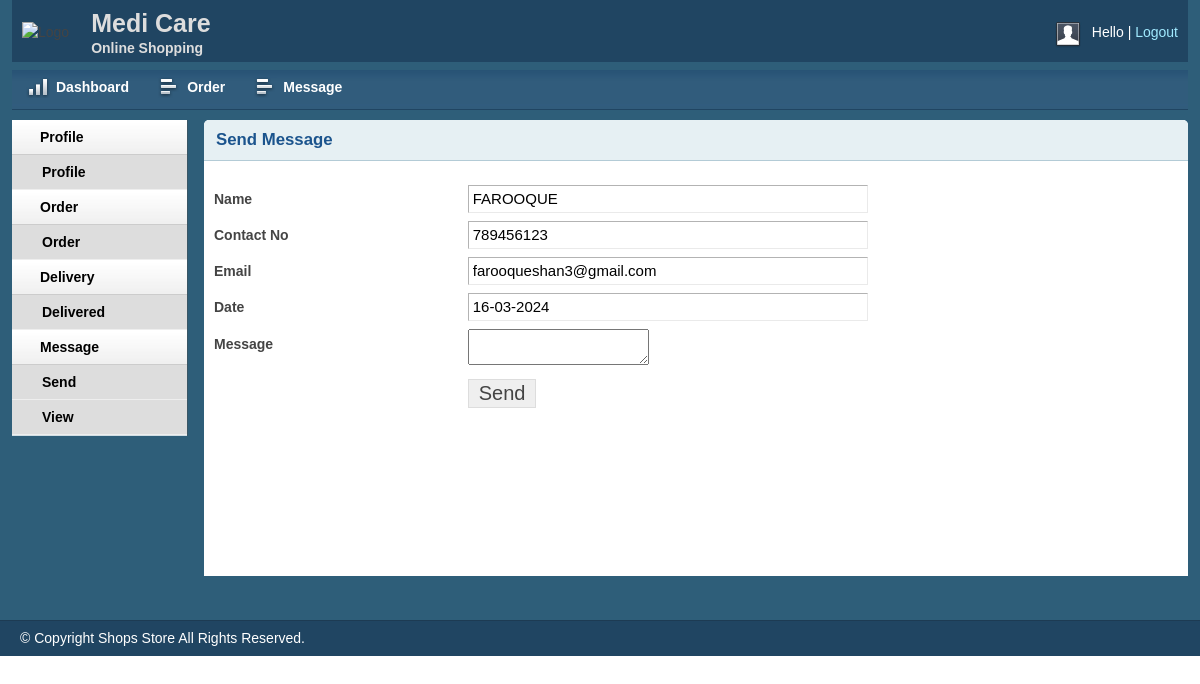
The app's page /apps/delivery/message_send.php (signed in) with its own data.
### tables this page shows
CREATE TABLE `tbl_delivery` (
  `log_id` int(11) NOT NULL,
  `log_user` varchar(200) NOT NULL,
  `name` varchar(255) NOT NULL,
  `address` text NOT NULL,
  `city` varchar(30) NOT NULL,
  `country` varchar(30) NOT NULL,
  `zip` varchar(30) NOT NULL,
  `phone` varchar(30) NOT NULL,
  `email` varchar(255) NOT NULL,
  `password` varchar(32) NOT NULL
);

### apps/delivery/message_send.php (the view, shortened to what this page needs)
<?php
include('db_connect/db.php');
	$Log_Id=$_SESSION['SESS_DELIVERY_ID'];
	$result = $db->prepare("select * from  tbl_delivery where log_user ='$Log_Id'");
	$result->execute();
	for($i=0; $row = $result->fetch(); $i++)
		{
			$name=$row["name"];
			$phone=$row["phone"];
			$email=$row["email"];
		}
?>
<?php include 'inc/header.php';?>
<?php include 'inc/sidebar.php';?>
<div class="grid_10">
    <div class="box round first grid">
        <h2>Send Message</h2>
        <div class="block">
         <form action="action/message_save.php" method="post" enctype="multipart/form-data">
            <table class="form">
                <tr>
                    <td>
                        <label>Name</label>
                    </td>
                    <td>
                        <input type="text" name="name" value="<?php echo $name;?>" class="medium" readonly />
                    </td>
                </tr>
                 <tr>
                    <td>
                        <label>Contact No</label>
                    </td>
                    <td>
                        <input type="text" name="phone" value="<?php echo $phone;?>" class="medium" readonly />
                    </td>
                </tr>
                <tr>
                    <td>
                        <label>Email</label>
                    </td>
                    <td>
                        <input type="email" name="email" value="<?php echo $email;?>" class="medium" readonly />
                    </td>
                </tr>
                 <tr>
                    <td>
                        <label>Date</label>
                    </td>
                    <td>
                        <input type="text" name="date"  class="medium" value="<?php echo date("d-m-Y");?>" readonly />
                    </td>
                </tr>
				 <tr>
                    <td style="vertical-align: top; padding-top: 9px;">
                        <label>Message</label>
                    </td>
                    <td>
                        <textarea class="tinymce" name="msge"></textarea>
                    </td>
                </tr>
				<tr>
                    <td></td>
                    <td>
                        <input type="submit" name="submit" Value="Send" />
                    </td>
                </tr>
            </table>
            </form>
        </div>
    </div>
</div>
<?php include 'inc/footer.php';?>

### apps/delivery/css/text.css (style rules this page uses)
body { font: 13px/1.5 Tahoma, Helvetica, Arial, 'Liberation Sans', FreeSans, sans-serif; }
h2 { font-size: 23px; }
p, dl, hr, h1, h2, h3, h4, h5, h6, ol, ul, pre, table, address, fieldset { margin-bottom: 20px; }

### apps/delivery/css/grid.css (style rules this page uses)
.grid_1, .grid_2, .grid_3, .grid_4, .grid_5, .grid_6, .grid_7, .grid_8, .grid_9, .grid_10, .grid_11, .grid_12, .grid_13, .grid_14, .grid_15, .grid_16 { display: inline; float: left; margin-left: 1%; margin-right: 1%; }
.container_12 .grid_10 { width: 81.333%; }

### apps/delivery/css/layout.css (style rules this page uses)
body { background: #fff none repeat scroll 0 0; color: #444; font-size: 14px; padding: 0; }
h1, h2, h3, h4, h5, h6 { line-height:1.2em; margin-bottom:.3em; }
h2 { margin-top:1em; }
.box { background:#fff; margin-bottom:20px; padding:10px 10px 10px 10px; margin-left:-8px; }
.box.grid { padding-bottom:40px; }
.box.round { -moz-border-radius: 5px 5px 0px 0px; -webkit-border-radius: 5px 5px 0px 0px; border-radius: 5px 5px 0px 0px; }
.box h2 { font-size:1.2em; font-weight:bold; color:#1B548D; background:#E6F0F3; margin:-10px -10px 0 -10px; padding:10px 12px; border-bottom:1px solid #B3CBD6; -moz-border-radius: 5px 5px 0px 0px; -webkit-border-radius: 5px 5px 0px 0px; border-radius: 5px 5px 0px 0px; }
.box.first { min-height: 406px; }
.block { padding-top:20px; }
table.form { width:100%; }
table.form td { padding:4px 0px; }
table.form label { font-weight:bold; }
table.form input, table.form select { font-size: 15px; padding: 4px 4px 5px 4px; border-top: 1px solid #b3b3b3; border-left: 1px solid #b3b3b3; border-right: 1px solid #eaeaea; border-bottom: 1px solid #eaeaea; }
table.form input[type="submit"] { border: 1px solid #ddd; color: #444; cursor: pointer; font-size: 20px; padding: 2px 10px; }
input.medium { width: 55%; }
.block { padding-bottom:1px; }

### records on screen
tbl_delivery: name "FAROOQUE", phone "789456123", email "farooqueshan3@gmail.com"
